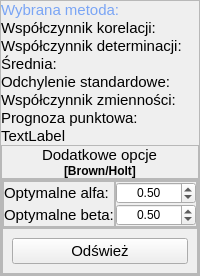
                     <widget class="QFrame" name="frame_10">
                      <property name="frameShape">
                       <enum>QFrame::StyledPanel</enum>
                      </property>
                      <property name="frameShadow">
                       <enum>QFrame::Raised</enum>
                      </property>
                      <layout class="QVBoxLayout" name="verticalLayout_13">
                       <property name="spacing">
                        <number>0</number>
                       </property>
                       <property name="leftMargin">
                        <number>0</number>
                       </property>
                       <property name="topMargin">
                        <number>0</number>
                       </property>
                       <property name="rightMargin">
                        <number>0</number>
                       </property>
                       <property name="bottomMargin">
                        <number>0</number>
                       </property>
                       <item>
                        <widget class="QLabel" name="chosen_method_label">
                         <property name="maximumSize">
                          <size>
                           <width>16777215</width>
                           <height>30</height>
                          </size>
                         </property>
                         <property name="font">
                          <font>
                           <pointsize>11</pointsize>
                          </font>
                         </property>
                         <property name="styleSheet">
                          <string notr="true">color: qlineargradient(spread:pad, x1:0, y1:0, x2:1, y2:0, stop:0 rgba(28, 138, 255, 255), stop:1 rgba(20, 100, 250, 137))</string>
                         </property>
                         <property name="text">
                          <string>Wybrana metoda: </string>
                         </property>
                        </widget>
                       </item>
                       <item>
                        <widget class="QLabel" name="corr_label">
                         <property name="maximumSize">
                          <size>
                           <width>16777215</width>
                           <height>30</height>
                          </size>
                         </property>
                         <property name="font">
                          <font>
                           <pointsize>11</pointsize>
                          </font>
                         </property>
                         <property name="styleSheet">
                          <string notr="true"/>
                         </property>
                         <property name="text">
                          <string>Współczynnik korelacji:</string>
                         </property>
                        </widget>
                       </item>
                       <item>
                        <widget class="QLabel" name="r_squared_label">
                         <property name="maximumSize">
                          <size>
                           <width>16777215</width>
                           <height>30</height>
                          </size>
                         </property>
                         <property name="font">
                          <font>
                           <pointsize>11</pointsize>
                          </font>
                         </property>
                         <property name="text">
                          <string>Współczynnik determinacji:</string>
                         </property>
                        </widget>
                       </item>
                       <item>
                        <widget class="QLabel" name="mean_label">
                         <property name="maximumSize">
                          <size>
                           <width>16777215</width>
                           <height>30</height>
                          </size>
                         </property>
                         <property name="font">
                          <font>
                           <pointsize>11</pointsize>
                          </font>
                         </property>
                         <property name="text">
                          <string>Średnia:</string>
                         </property>
                        </widget>
                       </item>
                       <item>
                        <widget class="QLabel" name="st_dev_label">
                         <property name="maximumSize">
                          <size>
                           <width>16777215</width>
                           <height>30</height>
                          </size>
                         </property>
                         <property name="font">
                          <font>
                           <pointsize>11</pointsize>
                          </font>
                         </property>
                         <property name="text">
                          <string>Odchylenie standardowe:</string>
                         </property>
                        </widget>
                       </item>
                       <item>
                        <widget class="QLabel" name="w_coef_label">
                         <property name="maximumSize">
                          <size>
                           <width>16777215</width>
                           <height>30</height>
                          </size>
                         </property>
                         <property name="font">
                          <font>
                           <pointsize>11</pointsize>
                          </font>
                         </property>
                         <property name="text">
                          <string>Współczynnik zmienności:</string>
                         </property>
                        </widget>
                       </item>
                       <item>
                        <widget class="QLabel" name="point_prognosis_label">
                         <property name="maximumSize">
                          <size>
                           <width>16777215</width>
                           <height>30</height>
                          </size>
                         </property>
                         <property name="font">
                          <font>
                           <pointsize>11</pointsize>
                          </font>
                         </property>
                         <property name="text">
                          <string>Prognoza punktowa:</string>
                         </property>
                        </widget>
                       </item>
                       <item>
                        <widget class="QLabel" name="label_21">
                         <property name="maximumSize">
                          <size>
                           <width>16777215</width>
                           <height>30</height>
                          </size>
                         </property>
                         <property name="font">
                          <font>
                           <pointsize>11</pointsize>
                          </font>
                         </property>
                         <property name="text">
                          <string>TextLabel</string>
                         </property>
                        </widget>
                       </item>
                       <item>
                        <widget class="QFrame" name="frame_13">
                         <property name="maximumSize">
                          <size>
                           <width>16777215</width>
                           <height>60</height>
                          </size>
                         </property>
                         <property name="frameShape">
                          <enum>QFrame::StyledPanel</enum>
                         </property>
                         <property name="frameShadow">
                          <enum>QFrame::Raised</enum>
                         </property>
                         <layout class="QVBoxLayout" name="verticalLayout_10">
                          <property name="spacing">
                           <number>0</number>
                          </property>
                          <property name="leftMargin">
                           <number>0</number>
                          </property>
                          <property name="topMargin">
                           <number>0</number>
                          </property>
                          <property name="rightMargin">
                           <number>0</number>
                          </property>
                          <property name="bottomMargin">
                           <number>0</number>
                          </property>
                          <item alignment="Qt::AlignHCenter">
                           <widget class="QLabel" name="label_8">
                            <property name="font">
                             <font>
                              <pointsize>11</pointsize>
                             </font>
                            </property>
                            <property name="text">
                             <string>Dodatkowe opcje</string>
                            </property>
                           </widget>
                          </item>
                          <item alignment="Qt::AlignHCenter">
                           <widget class="QLabel" name="label_14">
                            <property name="font">
                             <font>
                              <weight>75</weight>
                              <italic>false</italic>
                              <bold>true</bold>
                              <underline>false</underline>
                              <strikeout>false</strikeout>
                             </font>
                            </property>
                            <property name="text">
                             <string>[Brown/Holt]</string>
                            </property>
                           </widget>
                          </item>
                         </layout>
                        </widget>
                       </item>
                       <item>
                        <widget class="QFrame" name="frame_14">
                         <property name="maximumSize">
                          <size>
                           <width>16777215</width>
                           <height>180</height>
                          </size>
                         </property>
                         <property name="frameShape">
                          <enum>QFrame::StyledPanel</enum>
                         </property>
                         <property name="frameShadow">
                          <enum>QFrame::Raised</enum>
                         </property>
                         <layout class="QVBoxLayout" name="verticalLayout_14">
                          <property name="spacing">
                           <number>0</number>
                          </property>
                          <property name="leftMargin">
                           <number>0</number>
                          </property>
                          <property name="topMargin">
                           <number>0</number>
                          </property>
                          <property name="rightMargin">
                           <number>0</number>
                          </property>
                          <property name="bottomMargin">
                           <number>0</number>
                          </property>
                          <item alignment="Qt::AlignVCenter">
                           <widget class="QFrame" name="frame_12">
                            <property name="frameShape">
                             <enum>QFrame::StyledPanel</enum>
                            </property>
                            <property name="frameShadow">
                             <enum>QFrame::Raised</enum>
                            </property>
                            <layout class="QHBoxLayout" name="horizontalLayout_17">
                             <property name="spacing">
                              <number>0</number>
                             </property>
                             <property name="leftMargin">
                              <number>0</number>
                             </property>
                             <property name="topMargin">
                              <number>0</number>
                             </property>
                             <property name="rightMargin">
                              <number>0</number>
                             </property>
                             <property name="bottomMargin">
                              <number>0</number>
                             </property>
                             <item>
                              <widget class="QFrame" name="frame_17">
                               <property name="frameShape">
                                <enum>QFrame::StyledPanel</enum>
                               </property>
                               <property name="frameShadow">
                                <enum>QFrame::Raised</enum>
                               </property>
                               <layout class="QVBoxLayout" name="verticalLayout_16">
                                <property name="spacing">
                                 <number>0</number>
                                </property>
                                <property name="leftMargin">
                                 <number>0</number>
                                </property>
                                <property name="topMargin">
                                 <number>0</number>
                                </property>
                                <property name="rightMargin">
                                 <number>0</number>
                                </property>
                                <property name="bottomMargin">
                                 <number>0</number>
                                </property>
                                <item>
                                 <widget class="QLabel" name="optimum_alpha_label">
                                  <property name="font">
                                   <font>
                                    <pointsize>11</pointsize>
                                   </font>
                                  </property>
                                  <property name="text">
                                   <string>Optymalne alfa:</string>
                                  </property>
                                 </widget>
                                </item>
                                <item>
                                 <widget class="QLabel" name="optimum_beta_label">
                                  <property name="font">
                                   <font>
                                    <pointsize>11</pointsize>
                                   </font>
                                  </property>
                                  <property name="text">
                                   <string>Optymalne beta:</string>
                                  </property>
                                 </widget>
                                </item>
                               </layout>
                              </widget>
                             </item>
                             <item alignment="Qt::AlignVCenter">
                              <widget class="QFrame" name="frame_16">
                               <property name="maximumSize">
                                <size>
                                 <width>85</width>
                                 <height>16777215</height>
                                </size>
                               </property>
                               <property name="font">
                                <font>
                                 <pointsize>11</pointsize>
                                </font>
                               </property>
                               <property name="styleSheet">
                                <string notr="true">color: qlineargradient(spread:pad, x1:1, y1:1, x2:0, y2:0, stop:0 rgba(81, 167, 179, 255), stop:0.159204 rgba(29, 101, 119, 255), stop:0.298507 rgba(61, 129, 150, 255), stop:0.412935 rgba(27, 161, 149, 255), stop:0.532338 rgba(85, 184, 146, 255), stop:0.666667 rgba(65, 150, 162, 255), stop:0.800995 rgba(71, 133, 185, 255), stop:0.965174 rgba(50, 96, 128, 255));</string>
                               </property>
                               <property name="frameShape">
                                <enum>QFrame::StyledPanel</enum>
                               </property>
                               <property name="frameShadow">
                                <enum>QFrame::Raised</enum>
                               </property>
                               <layout class="QVBoxLayout" name="verticalLayout_15">
                                <property name="spacing">
                                 <number>0</number>
                                </property>
                                <property name="leftMargin">
                                 <number>0</number>
                                </property>
                                <property name="topMargin">
                                 <number>0</number>
                                </property>
                                <property name="rightMargin">
                                 <number>0</number>
                                </property>
                                <property name="bottomMargin">
                                 <number>0</number>
                                </property>
                                <item>
                                 <widget class="QDoubleSpinBox" name="alphadoubleSpinBox_2">
                                  <property name="enabled">
                                   <bool>true</bool>
                                  </property>
                                  <property name="font">
                                   <font>
                                    <pointsize>9</pointsize>
                                    <italic>false</italic>
                                   </font>
                                  </property>
                                  <property name="layoutDirection">
                                   <enum>Qt::LeftToRight</enum>
                                  </property>
                                  <property name="autoFillBackground">
                                   <bool>false</bool>
                                  </property>
                                  <property name="styleSheet">
                                   <string notr="true">color: qlineargradient(spread:pad, x1:0, y1:0, x2:1, y2:0, stop:0 rgba(28, 138, 255, 255), stop:1 rgba(255, 255, 255, 255));</string>
                                  </property>
                                  <property name="alignment">
                                   <set>Qt::AlignCenter</set>
                                  </property>
                                  <property name="decimals">
                                   <number>2</number>
                                  </property>
                                  <property name="maximum">
                                   <double>1.000000000000000</double>
                                  </property>
                                  <property name="singleStep">
                                   <double>0.010000000000000</double>
                                  </property>
                                  <property name="value">
                                   <double>0.500000000000000</double>
                                  </property>
                                 </widget>
                                </item>
                                <item>
                                 <widget class="QDoubleSpinBox" name="doubleSpinBox_beta3">
                                  <property name="font">
                                   <font>
                                    <pointsize>9</pointsize>
                                   </font>
                                  </property>
                                  <property name="layoutDirection">
                                   <enum>Qt::LeftToRight</enum>
                                  </property>
                                  <property name="alignment">
                                   <set>Qt::AlignCenter</set>
                                  </property>
                                  <property name="decimals">
                                   <number>2</number>
                                  </property>
                                  <property name="maximum">
                                   <double>1.000000000000000</double>
                                  </property>
                                  <property name="singleStep">
                                   <double>0.010000000000000</double>
                                  </property>
                                  <property name="value">
                                   <double>0.500000000000000</double>
                                  </property>
                                 </widget>
                                </item>
                               </layout>
                              </widget>
                             </item>
                            </layout>
                           </widget>
                          </item>
                          <item alignment="Qt::AlignVCenter">
                           <widget class="QFrame" name="frame_15">
                            <property name="styleSheet">
                             <string notr="true"/>
                            </property>
                            <property name="frameShape">
                             <enum>QFrame::StyledPanel</enum>
                            </property>
                            <property name="frameShadow">
                             <enum>QFrame::Raised</enum>
                            </property>
                            <layout class="QVBoxLayout" name="verticalLayout_17">
                             <item>
                              <widget class="QPushButton" name="refresh_stats_button">
                               <property name="font">
                                <font>
                                 <pointsize>11</pointsize>
                                </font>
                               </property>
                               <property name="text">
                                <string>Odśwież</string>
                               </property>
                              </widget>
                             </item>
                            </layout>
                           </widget>
                          </item>
                         </layout>
                        </widget>
                       </item>
                      </layout>
                     </widget>
